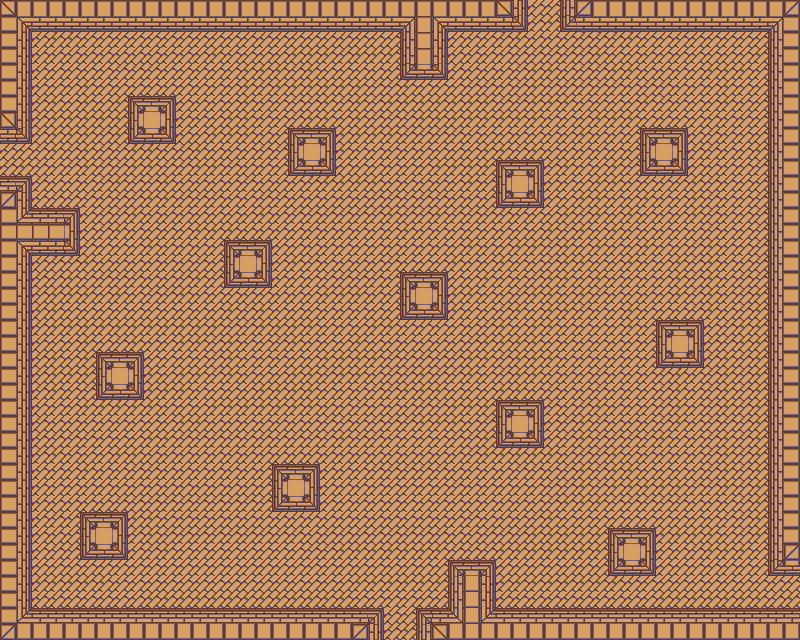

A level layout from a 2D game, rendered from its tile map. Below: a short description, then the map file with tile-grid data replaced by summaries:
An orthogonal 50x40 tile map with 16x16 px tiles, 1 tile layer (background), 3 tilesets and 31 objects.

<map version="1.0" orientation="orthogonal" renderorder="right-down" width="50" height="40" tilewidth="16" tileheight="16" nextobjectid="74">
 <tileset firstgid="1" name="tileset_1" tilewidth="16" tileheight="16" tilecount="1200" columns="40">
  <image source="tileset_1.png" width="640" height="480" />
 </tileset>
 <tileset firstgid="1201" name="player" tilewidth="32" tileheight="32" tilecount="1" columns="1">
  <image source="../../img/player_stand.png" width="32" height="36" />
 </tileset>
 <tileset firstgid="1202" name="scarab" tilewidth="64" tileheight="32" tilecount="1" columns="1">
  <image source="../../img/scarab.png" width="64" height="32" />
 </tileset>
 <layer name="background" width="50" height="40">
  <data>[2000 cells, 2000 non-empty, 41 distinct tile ids]</data>
 </layer>
 <objectgroup name="enemies">
  <object id="40" gid="1202" x="256" y="416" width="64" height="32" />
  <object id="41" gid="1202" x="384" y="192" width="64" height="32" />
  <object id="42" gid="1202" x="528" y="320" width="64" height="32" />
  <object id="43" gid="1202" x="80" y="80" width="64" height="32" />
  <object id="44" gid="1202" x="208" y="576" width="64" height="32" />
  <object id="45" gid="1202" x="640" y="480" width="64" height="32" />
  <object id="46" gid="1202" x="656" y="96" width="64" height="32" />
  <object id="47" gid="1202" x="80" y="320" width="64" height="32" />
 </objectgroup>
 <objectgroup name="solids">
  <object id="49" x="0" y="0" width="528" height="32" />
  <object id="50" x="0" y="32" width="32" height="112" />
  <object id="51" x="400" y="32" width="48" height="48" />
  <object id="53" x="560" y="0" width="240" height="32" />
  <object id="54" x="768" y="32" width="32" height="544" />
  <object id="56" x="416" y="608" width="384" height="32" />
  <object id="57" x="448" y="560" width="48" height="48" />
  <object id="58" x="0" y="608" width="384" height="32" />
  <object id="59" x="0" y="176" width="32" height="432" />
  <object id="60" x="32" y="208" width="48" height="48" />
  <object id="61" x="128" y="96" width="48" height="48" />
  <object id="62" x="288" y="128" width="48" height="48" />
  <object id="63" x="640" y="128" width="48" height="48" />
  <object id="64" x="496" y="160" width="48" height="48" />
  <object id="65" x="224" y="240" width="48" height="48" />
  <object id="66" x="96" y="352" width="48" height="48" />
  <object id="67" x="80" y="512" width="48" height="48" />
  <object id="68" x="272" y="464" width="48" height="48" />
  <object id="69" x="496" y="400" width="48" height="48" />
  <object id="70" x="608" y="528" width="48" height="48" />
  <object id="71" x="400" y="272" width="48" height="48" />
  <object id="73" x="656" y="320" width="48" height="48" />
 </objectgroup>
 <objectgroup name="player">
  <object id="48" gid="1201" x="496" y="608" width="32" height="32" />
 </objectgroup>
</map>
